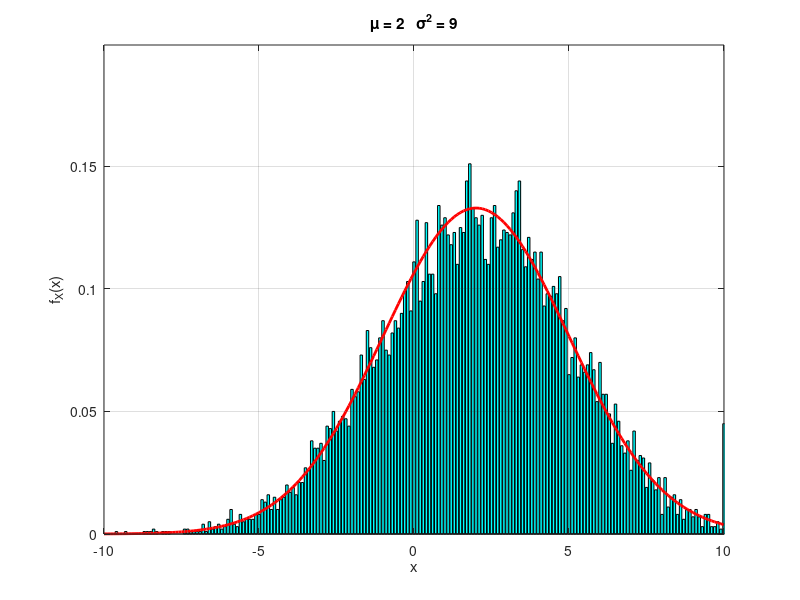

Write MATLAB code to recreate this figure.
% % Quyen Hua
% % EE5713
% % M7
% % 
% % The provided matlab function gaussian_samples.m
% % demonstrates how to use the Gaussian random number generator,
% % randn, to produce independent random samples from a Gaussian density
% % function with a user controlled mean and variance. It also shows how to 
% % plot a histogram of data samples scaled to approximate the density 
% % function. Study this function. In particular, notice the use of randn, 
% % and the plotting tricks used to control the axes, labels, and overlaying
% % of multiple plots. Modify the function as necessary to answer the 
% % following questions:
% % 
% % 
% %   1  Plot the scaled histogram and theoretical density function 
% %     for Gaussian random numbers with mean=2, variance=9, 
% %         and 100,000 sample values.
% %   2  Repeat 1 for 10,000 samples.
% %   3  Repeat 1 for 1,000 samples.
% %   4  Discuss the differences you notice in the plots.
% % 
% %   

function EE5713_M7_QuyenHua_MATLAB

%set the mean and variance

% for problem 1
mu = 2;
sig2 = 9;
sig = sqrt(sig2);

% default settings
% mu=1; 
% sig2=4;
% sig=sqrt(sig2);     %standard deviation is the sqrt of variance

sampleSize = 10000;

%generate 100000 independent samples from a gaussian density function
x=randn(sampleSize,1)*sig+mu;

%generate a histogram of the samples using bins from -10:.1:10
xbins=-10:.1:10;
xcounts=hist(x,xbins);

%scale the histogram counts to approximate a density function from the histogram
xcscaled = xcounts/(.1*sampleSize);

%create a theoretical density function for plotting, using the Gaussian pdf
%equation
fx = (1/sqrt(2*pi*sig2))*exp(-(xbins-mu).^2/(2*sig2));

%plot the scaled histogram, with theoretical overlay
figure(1), clf
bar(xbins,xcscaled,'c');
hold on
plot(xbins,fx,'r','LineWidth',2)
grid on
hold off
axis([-10 10 0 1.5*max(fx)])
xlabel('x')
ylabel('f_X(x)')
title(['\mu = ', num2str(mu), '   \sigma^2 = ', num2str(sig2)])
